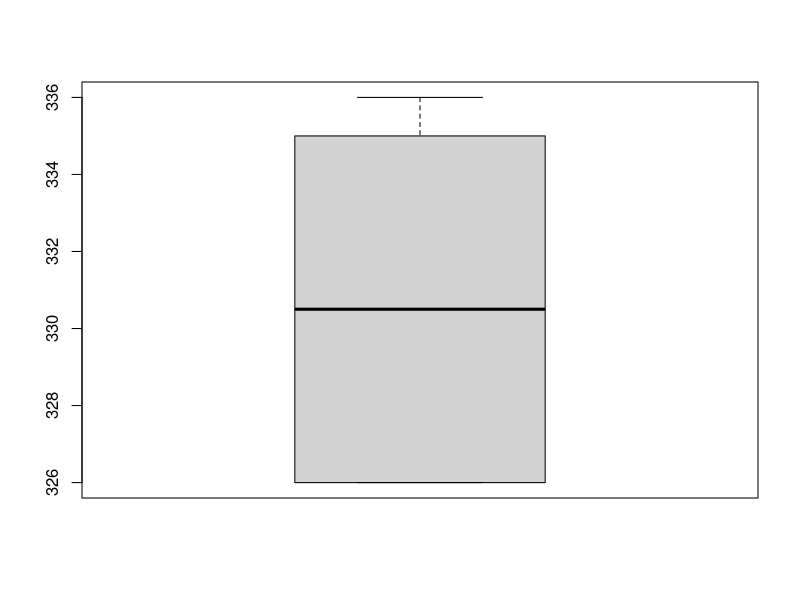
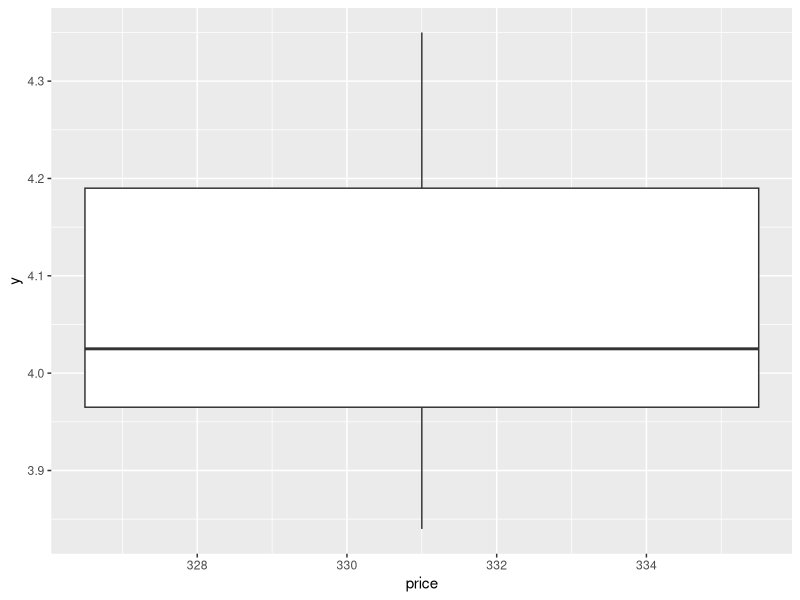

R code for these plots, in order:
# Implement Boxplot in R using ggplot package by considering a random dataset

library("ggplot2")

data("diamonds")

data1 = diamonds
data1
class(data1)

data2 = data.frame(head(diamonds))
data2

boxplot(data2$price)

ggplot(data2, aes(x = price, y = y)) + geom_boxplot()